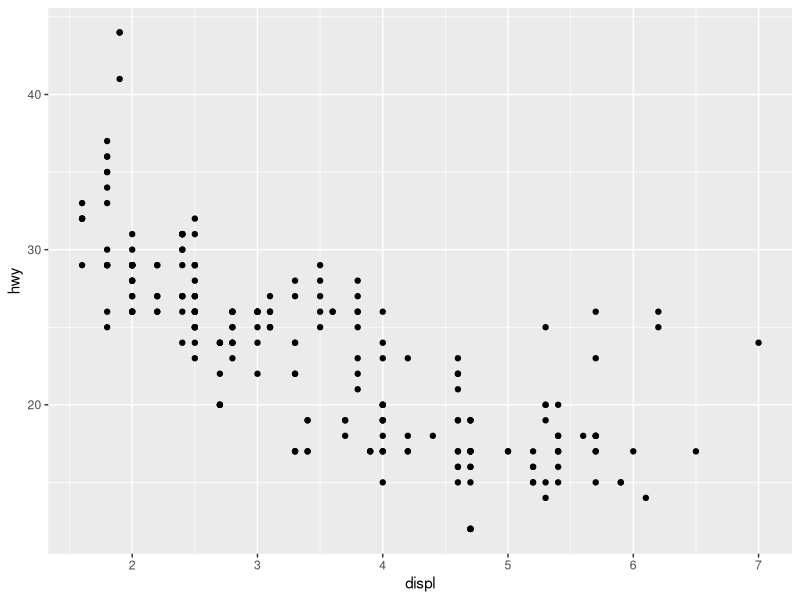
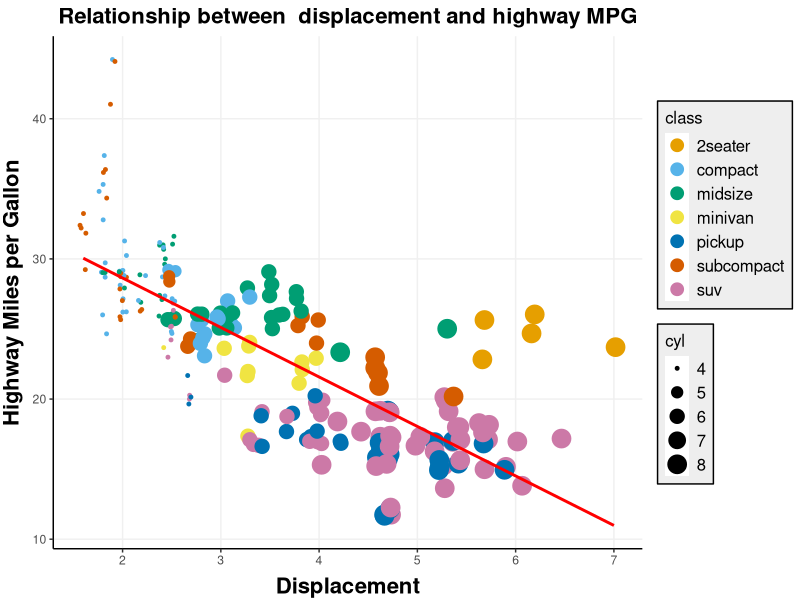

Source code (R) for these figures, in order:
## ---- chunk 1
knitr::opts_chunk$set(comment = "#", warning = FALSE, message = FALSE)
library(tidyverse)
## ---- chunk 2
ggplot(data = mpg) +
  geom_point(mapping = aes(x = displ, y = hwy))
## ---- chunk 3
ggplot(data = mpg, aes(x = displ, y = hwy)) +
  geom_jitter(aes(color = class, 
                 size = cyl)) +
  guides(color = guide_legend(override.aes = list(size = 4))) +
  geom_smooth(method = "lm", se = FALSE, color = "red") +
  labs(title = "Relationship between  displacement and highway MPG",
       x = "Displacement",
       y = "Highway Miles per Gallon") +
  scale_color_manual(values = c("#e69f00", "#56b3e9", "#009e73", "#f0e442", 
                                "#0072b2", "#d55c00", "#cc79a7", "#000000")) +
  theme(
    plot.title = element_text(face = "bold",
                              size = 16,
                              hjust = 0.5),

    axis.title = element_text(face = "bold", size = 16),
    axis.title.x = element_text(vjust = -0.2),
    axis.title.y = element_text(angle = 90, vjust = 2),
    axis.line = element_line(colour = "black"),
    
    panel.background = element_rect(fill ="#ffffff"),
    panel.grid.major = element_line(colour = "#f0f0f0"),
    
    legend.background = element_rect(color = "black", fill = "#EEEEEE"),
    legend.title = element_text(size = 12),
    legend.text = element_text(size = 12),
    
    strip.background = element_rect(colour = "#f0f0f0", fill = "#f0f0f0"),
    strip.text = element_text(face = "bold")
  )
